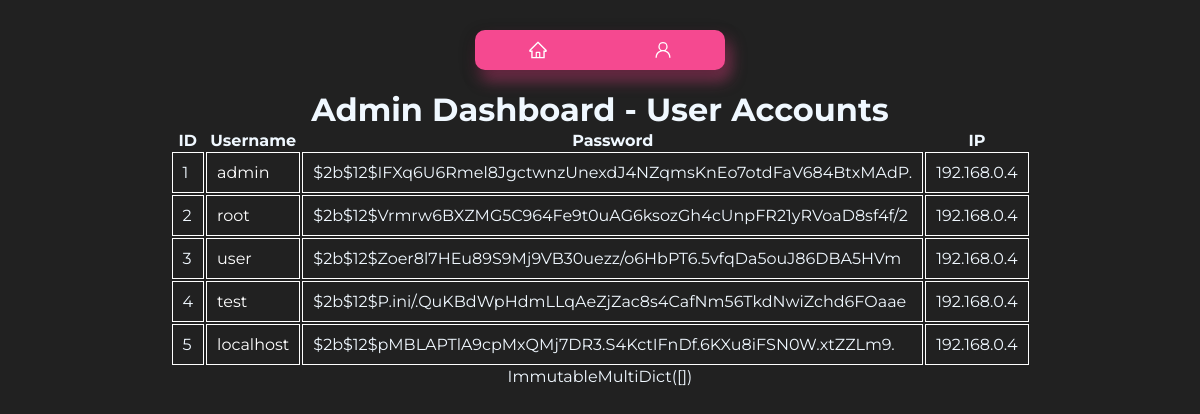
The app's page /admin/dashboard (signed in), older data.
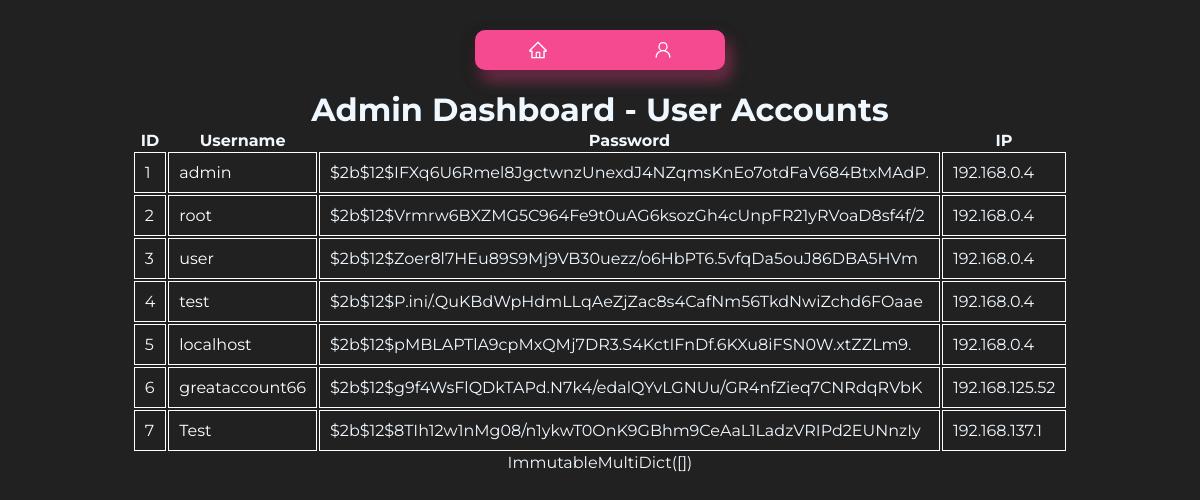
The same page, newer data.
### tables this page shows
CREATE TABLE users (
        id INTEGER PRIMARY KEY,
        username TEXT UNIQUE,
        password TEXT,
        ip TEXT
    );

### main.py (the view)
@app.route('/admin/dashboard')
def admin_dashboard():
    username = session.get('username')
    if username == 'admin':
        users = get_all_users()  # Create a function to retrieve all users from the database
        cookies = request.cookies
        return render_template('admin/admin_dashboard.html', users=users, cookies=cookies)
    else:
        return 'Only admin'

### db.py (called while the page is built)
def connect():
    conn = sqlite3.connect('database/testdb.db')
    cursor = conn.cursor()
    return conn, cursor

def get_all_users():
    conn, cursor = connect()
    cursor.execute('SELECT * FROM users')
    users = cursor.fetchall()
    conn.close()
    return users

### templates/admin/admin_dashboard.html (shortened to what this page needs)
<!DOCTYPE html>
<html>
<head>
    <link rel="stylesheet" type="text/css" href="{{ url_for('static', filename='css/template.css') }}">
    <link rel="stylesheet" type="text/css" href="{{ url_for('static', filename='css/header.css') }}">
</head>
<body>
    <header>
        <div class="button-container">
            <a class="button" href="/">
            </a>
            <a class="button" href="/account">
            </a>
        </div>
    </header>
    <h1>Admin Dashboard - User Accounts</h1>
    <table>
        <tr>
            <th>ID</th>
            <th>Username</th>
            <th>Password</th>
            <th>IP</th>
        </tr>
        {% for user in users %}
        <tr>
            <td>{{ user[0] }}</td>
            <td><a style="color: white; text-decoration: none;" href="http://192.168.0.4/user/{{user[1]}}" target="_blank">{{ user[1] }}</a></td>
            <td>{{ user[2] }}</td>
            <td>{{ user[3] }}</td>
        </tr>
        {% endfor %}
    </table>
    <div>{{cookies}}</div>
</body>
</html>

### static/css/template.css (style rules this page uses)
* { padding: 0; margin: 0; box-sizing: border-box; }
body { padding: 10px; display: flex; flex-direction: column; justify-content: center; align-items: center; background-color: #212121; color: aliceblue; font-family: Montserrat, serif; }

### static/css/header.css (style rules this page uses)
header { padding: 20px; display: flex; justify-content: center; align-items: center; }
.button-container { display: flex; background-color: rgba(245, 73, 144); width: 250px; height: 40px; align-items: center; justify-content: space-around; border-radius: 10px; box-shadow: rgba(0, 0, 0, 0.35) 0px 5px 15px, rgba(245, 73, 144, 0.5) 5px 10px 15px; }
.button { outline: 0 !important; border: 0 !important; width: 40px; height: 40px; border-radius: 50%; background-color: transparent; display: flex; align-items: center; justify-content: center; color: #fff; transition: all ease-in-out 0.3s; cursor: pointer; }
.icon { font-size: 20px; }

### templates/admin/admin_dashboard.html (style rules this page uses)
td { padding: 10px; border: 1px solid #FFF; }

Row changes from the older to the newer data that the page shows:
added users: id "6", username "greataccount66", password "$2b$12$g9f4WsFlQDkTAPd.N7k4/edalQYvLGNUu/GR4nfZieq7CNRdqRVbK", ip "192.168.125.52"
added users: id "7", username "Test", password "$2b$12$8TIh12w1nMg08/n1ykwT0OnK9GBhm9CeAaL1LadzVRIPd2EUNnzIy", ip "192.168.137.1"
